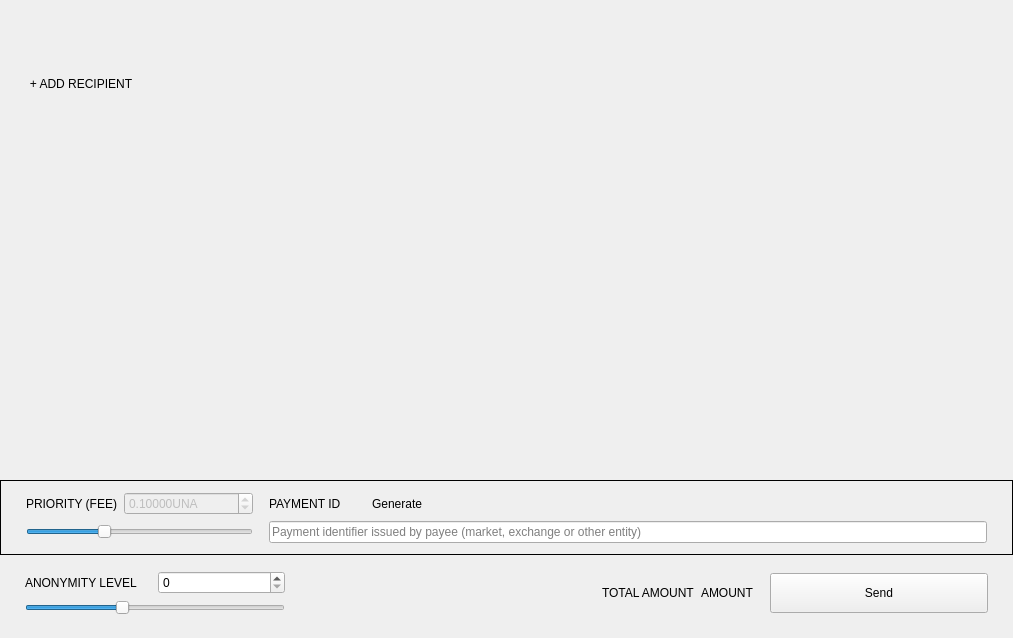
<?xml version="1.0" encoding="UTF-8"?>
<ui version="4.0">
 <class>SendFrame</class>
 <widget class="QFrame" name="SendFrame">
  <property name="geometry">
   <rect>
    <x>0</x>
    <y>0</y>
    <width>866</width>
    <height>638</height>
   </rect>
  </property>
  <property name="windowTitle">
   <string>Frame</string>
  </property>
  <property name="frameShape">
   <enum>QFrame::NoFrame</enum>
  </property>
  <property name="frameShadow">
   <enum>QFrame::Raised</enum>
  </property>
  <layout class="QVBoxLayout" name="verticalLayout">
   <property name="spacing">
    <number>5</number>
   </property>
   <property name="sizeConstraint">
    <enum>QLayout::SetDefaultConstraint</enum>
   </property>
   <property name="leftMargin">
    <number>0</number>
   </property>
   <property name="topMargin">
    <number>0</number>
   </property>
   <property name="rightMargin">
    <number>0</number>
   </property>
   <property name="bottomMargin">
    <number>0</number>
   </property>
   <item>
    <widget class="WalletGui::ResizableScrollArea" name="m_sendScrollarea">
     <property name="enabled">
      <bool>true</bool>
     </property>
     <property name="sizePolicy">
      <sizepolicy hsizetype="MinimumExpanding" vsizetype="Preferred">
       <horstretch>0</horstretch>
       <verstretch>0</verstretch>
      </sizepolicy>
     </property>
     <property name="autoFillBackground">
      <bool>false</bool>
     </property>
     <property name="styleSheet">
      <string notr="true"/>
     </property>
     <property name="frameShape">
      <enum>QFrame::NoFrame</enum>
     </property>
     <property name="sizeAdjustPolicy">
      <enum>QAbstractScrollArea::AdjustToContents</enum>
     </property>
     <property name="widgetResizable">
      <bool>true</bool>
     </property>
     <widget class="QWidget" name="scrollAreaWidgetContents">
      <property name="geometry">
       <rect>
        <x>0</x>
        <y>0</y>
        <width>866</width>
        <height>68</height>
       </rect>
      </property>
      <property name="sizePolicy">
       <sizepolicy hsizetype="Preferred" vsizetype="Preferred">
        <horstretch>0</horstretch>
        <verstretch>0</verstretch>
       </sizepolicy>
      </property>
      <property name="styleSheet">
       <string notr="true"/>
      </property>
      <layout class="QVBoxLayout" name="m_transfersLayout">
       <property name="spacing">
        <number>0</number>
       </property>
       <property name="sizeConstraint">
        <enum>QLayout::SetNoConstraint</enum>
       </property>
       <property name="leftMargin">
        <number>0</number>
       </property>
       <property name="topMargin">
        <number>0</number>
       </property>
       <property name="rightMargin">
        <number>0</number>
       </property>
       <property name="bottomMargin">
        <number>0</number>
       </property>
      </layout>
     </widget>
    </widget>
   </item>
   <item>
    <layout class="QHBoxLayout" name="horizontalLayout_2">
     <property name="spacing">
      <number>0</number>
     </property>
     <item>
      <spacer name="horizontalSpacer_3">
       <property name="orientation">
        <enum>Qt::Horizontal</enum>
       </property>
       <property name="sizeType">
        <enum>QSizePolicy::Fixed</enum>
       </property>
       <property name="sizeHint" stdset="0">
        <size>
         <width>25</width>
         <height>20</height>
        </size>
       </property>
      </spacer>
     </item>
     <item>
      <widget class="WalletGui::WalletNormalLinkLikeButton" name="m_addRecipientButton">
       <property name="cursor">
        <cursorShape>PointingHandCursor</cursorShape>
       </property>
       <property name="focusPolicy">
        <enum>Qt::NoFocus</enum>
       </property>
       <property name="text">
        <string>+ ADD RECIPIENT</string>
       </property>
       <property name="flat">
        <bool>true</bool>
       </property>
      </widget>
     </item>
     <item>
      <spacer name="horizontalSpacer_2">
       <property name="orientation">
        <enum>Qt::Horizontal</enum>
       </property>
       <property name="sizeHint" stdset="0">
        <size>
         <width>478</width>
         <height>17</height>
        </size>
       </property>
      </spacer>
     </item>
    </layout>
   </item>
   <item>
    <spacer name="verticalSpacer_2">
     <property name="orientation">
      <enum>Qt::Vertical</enum>
     </property>
     <property name="sizeType">
      <enum>QSizePolicy::MinimumExpanding</enum>
     </property>
     <property name="sizeHint" stdset="0">
      <size>
       <width>20</width>
       <height>20</height>
      </size>
     </property>
    </spacer>
   </item>
   <item>
    <widget class="QFrame" name="m_sendFeeFrame">
     <property name="sizePolicy">
      <sizepolicy hsizetype="Minimum" vsizetype="Minimum">
       <horstretch>0</horstretch>
       <verstretch>0</verstretch>
      </sizepolicy>
     </property>
     <property name="frameShape">
      <enum>QFrame::Box</enum>
     </property>
     <property name="frameShadow">
      <enum>QFrame::Plain</enum>
     </property>
     <layout class="QGridLayout" name="gridLayout_4">
      <property name="leftMargin">
       <number>25</number>
      </property>
      <property name="topMargin">
       <number>11</number>
      </property>
      <property name="rightMargin">
       <number>25</number>
      </property>
      <property name="bottomMargin">
       <number>11</number>
      </property>
      <item row="0" column="0">
       <widget class="WalletGui::WalletNormalGrayTextLabel" name="label_3">
        <property name="text">
         <string>PRIORITY (FEE)</string>
        </property>
        <property name="alignment">
         <set>Qt::AlignLeading|Qt::AlignLeft|Qt::AlignVCenter</set>
        </property>
       </widget>
      </item>
      <item row="0" column="1">
       <widget class="QDoubleSpinBox" name="m_feeSpin">
        <property name="enabled">
         <bool>false</bool>
        </property>
        <property name="buttonSymbols">
         <enum>QAbstractSpinBox::UpDownArrows</enum>
        </property>
        <property name="suffix">
         <string notr="true">UNA</string>
        </property>
        <property name="decimals">
         <number>5</number>
        </property>
        <property name="minimum">
         <double>0.000100000000000</double>
        </property>
        <property name="maximum">
         <double>999999999.000000000000000</double>
        </property>
        <property name="singleStep">
         <double>0.010000000000000</double>
        </property>
        <property name="value">
         <double>0.100000000000000</double>
        </property>
       </widget>
      </item>
      <item row="1" column="3">
       <widget class="WalletGui::ClearableLineEdit" name="m_paymentIdEdit">
        <property name="styleSheet">
         <string notr="true">[errorState=&quot;true&quot;] {
  border-color: #ef3131;
}</string>
        </property>
        <property name="placeholderText">
         <string>Payment identifier issued by payee (market, exchange or other entity)</string>
        </property>
       </widget>
      </item>
      <item row="0" column="3">
       <layout class="QHBoxLayout" name="horizontalLayout_3">
        <item>
         <widget class="WalletGui::WalletNormalGrayTextLabel" name="m_paymentIdTextLabel">
          <property name="sizePolicy">
           <sizepolicy hsizetype="Minimum" vsizetype="Minimum">
            <horstretch>0</horstretch>
            <verstretch>0</verstretch>
           </sizepolicy>
          </property>
          <property name="text">
           <string>PAYMENT ID</string>
          </property>
          <property name="alignment">
           <set>Qt::AlignLeading|Qt::AlignLeft|Qt::AlignVCenter</set>
          </property>
          <property name="margin">
           <number>0</number>
          </property>
          <property name="indent">
           <number>0</number>
          </property>
         </widget>
        </item>
        <item>
         <spacer name="horizontalSpacer_6">
          <property name="orientation">
           <enum>Qt::Horizontal</enum>
          </property>
          <property name="sizeType">
           <enum>QSizePolicy::Fixed</enum>
          </property>
          <property name="sizeHint" stdset="0">
           <size>
            <width>10</width>
            <height>10</height>
           </size>
          </property>
         </spacer>
        </item>
        <item>
         <widget class="WalletGui::WalletTinyLinkLikeButton" name="m_generatePaymentIdButton">
          <property name="sizePolicy">
           <sizepolicy hsizetype="Minimum" vsizetype="Minimum">
            <horstretch>0</horstretch>
            <verstretch>0</verstretch>
           </sizepolicy>
          </property>
          <property name="cursor">
           <cursorShape>PointingHandCursor</cursorShape>
          </property>
          <property name="focusPolicy">
           <enum>Qt::NoFocus</enum>
          </property>
          <property name="text">
           <string>Generate</string>
          </property>
          <property name="flat">
           <bool>true</bool>
          </property>
         </widget>
        </item>
        <item>
         <spacer name="horizontalSpacer_5">
          <property name="orientation">
           <enum>Qt::Horizontal</enum>
          </property>
          <property name="sizeHint" stdset="0">
           <size>
            <width>40</width>
            <height>10</height>
           </size>
          </property>
         </spacer>
        </item>
       </layout>
      </item>
      <item row="1" column="0" colspan="2">
       <layout class="QGridLayout" name="m_priorityGridLayout">
        <item row="0" column="0">
         <widget class="QSlider" name="m_prioritySlider">
          <property name="minimum">
           <number>1</number>
          </property>
          <property name="maximum">
           <number>4</number>
          </property>
          <property name="pageStep">
           <number>1</number>
          </property>
          <property name="value">
           <number>2</number>
          </property>
          <property name="orientation">
           <enum>Qt::Horizontal</enum>
          </property>
         </widget>
        </item>
       </layout>
      </item>
      <item row="0" column="2">
       <spacer name="horizontalSpacer_7">
        <property name="orientation">
         <enum>Qt::Horizontal</enum>
        </property>
        <property name="sizeType">
         <enum>QSizePolicy::Fixed</enum>
        </property>
        <property name="sizeHint" stdset="0">
         <size>
          <width>10</width>
          <height>20</height>
         </size>
        </property>
       </spacer>
      </item>
     </layout>
    </widget>
   </item>
   <item>
    <widget class="QFrame" name="m_mixinFrame">
     <property name="frameShape">
      <enum>QFrame::NoFrame</enum>
     </property>
     <property name="frameShadow">
      <enum>QFrame::Raised</enum>
     </property>
     <layout class="QGridLayout" name="gridLayout">
      <property name="leftMargin">
       <number>25</number>
      </property>
      <property name="topMargin">
       <number>11</number>
      </property>
      <property name="rightMargin">
       <number>25</number>
      </property>
      <property name="bottomMargin">
       <number>23</number>
      </property>
      <item row="0" column="2" rowspan="2">
       <widget class="QLabel" name="label">
        <property name="text">
         <string/>
        </property>
       </widget>
      </item>
      <item row="0" column="5" rowspan="2">
       <widget class="WalletGui::WalletExtraNormalBlackTextLabel" name="m_totalAmountLabel">
        <property name="text">
         <string>AMOUNT</string>
        </property>
        <property name="indent">
         <number>0</number>
        </property>
       </widget>
      </item>
      <item row="0" column="1">
       <widget class="QSpinBox" name="m_mixinSpin">
        <property name="maximum">
         <number>999999999</number>
        </property>
       </widget>
      </item>
      <item row="0" column="3" rowspan="2">
       <spacer name="horizontalSpacer">
        <property name="orientation">
         <enum>Qt::Horizontal</enum>
        </property>
        <property name="sizeType">
         <enum>QSizePolicy::Fixed</enum>
        </property>
        <property name="sizeHint" stdset="0">
         <size>
          <width>298</width>
          <height>20</height>
         </size>
        </property>
       </spacer>
      </item>
      <item row="1" column="0" colspan="2">
       <widget class="QSlider" name="m_mixinSlider">
        <property name="minimumSize">
         <size>
          <width>260</width>
          <height>0</height>
         </size>
        </property>
        <property name="maximumSize">
         <size>
          <width>260</width>
          <height>16777215</height>
         </size>
        </property>
        <property name="maximum">
         <number>19</number>
        </property>
        <property name="pageStep">
         <number>1</number>
        </property>
        <property name="value">
         <number>7</number>
        </property>
        <property name="tracking">
         <bool>false</bool>
        </property>
        <property name="orientation">
         <enum>Qt::Horizontal</enum>
        </property>
       </widget>
      </item>
      <item row="0" column="7" rowspan="2">
       <widget class="WalletGui::WalletLargeBlueButton" name="m_sendButton">
        <property name="sizePolicy">
         <sizepolicy hsizetype="Fixed" vsizetype="Fixed">
          <horstretch>0</horstretch>
          <verstretch>0</verstretch>
         </sizepolicy>
        </property>
        <property name="minimumSize">
         <size>
          <width>218</width>
          <height>40</height>
         </size>
        </property>
        <property name="maximumSize">
         <size>
          <width>218</width>
          <height>40</height>
         </size>
        </property>
        <property name="focusPolicy">
         <enum>Qt::NoFocus</enum>
        </property>
        <property name="text">
         <string>Send</string>
        </property>
       </widget>
      </item>
      <item row="0" column="4" rowspan="2">
       <widget class="WalletGui::WalletNormalGrayTextLabel" name="label_2">
        <property name="text">
         <string>TOTAL AMOUNT</string>
        </property>
       </widget>
      </item>
      <item row="0" column="0">
       <widget class="WalletGui::WalletNormalGrayTextLabel" name="m_mixinTextLabel">
        <property name="text">
         <string>ANONYMITY LEVEL</string>
        </property>
       </widget>
      </item>
      <item row="0" column="6" rowspan="2">
       <spacer name="horizontalSpacer_4">
        <property name="orientation">
         <enum>Qt::Horizontal</enum>
        </property>
        <property name="sizeType">
         <enum>QSizePolicy::Fixed</enum>
        </property>
        <property name="sizeHint" stdset="0">
         <size>
          <width>10</width>
          <height>20</height>
         </size>
        </property>
       </spacer>
      </item>
     </layout>
    </widget>
   </item>
  </layout>
 </widget>
 <customwidgets>
  <customwidget>
   <class>WalletGui::WalletTinyLinkLikeButton</class>
   <extends>QPushButton</extends>
   <header>Gui/Common/WalletLinkLikeButton.h</header>
  </customwidget>
  <customwidget>
   <class>WalletGui::WalletNormalGrayTextLabel</class>
   <extends>QLabel</extends>
   <header>Gui/Common/WalletTextLabel.h</header>
  </customwidget>
  <customwidget>
   <class>WalletGui::WalletLargeBlueButton</class>
   <extends>QPushButton</extends>
   <header>Gui/Common/WalletBlueButton.h</header>
  </customwidget>
  <customwidget>
   <class>WalletGui::ClearableLineEdit</class>
   <extends>QLineEdit</extends>
   <header>Gui/Common/ClearableLineEdit.h</header>
  </customwidget>
  <customwidget>
   <class>WalletGui::ResizableScrollArea</class>
   <extends>QScrollArea</extends>
   <header>Gui/Common/ResizableScrollArea.h</header>
   <container>1</container>
  </customwidget>
  <customwidget>
   <class>WalletGui::WalletNormalLinkLikeButton</class>
   <extends>QPushButton</extends>
   <header>Gui/Common/WalletLinkLikeButton.h</header>
  </customwidget>
  <customwidget>
   <class>WalletGui::WalletExtraNormalBlackTextLabel</class>
   <extends>QLabel</extends>
   <header>Gui/Common/WalletTextLabel.h</header>
  </customwidget>
 </customwidgets>
 <tabstops>
  <tabstop>m_paymentIdEdit</tabstop>
  <tabstop>m_mixinSlider</tabstop>
  <tabstop>m_sendScrollarea</tabstop>
 </tabstops>
 <resources/>
 <connections>
  <connection>
   <sender>m_sendButton</sender>
   <signal>clicked()</signal>
   <receiver>SendFrame</receiver>
   <slot>sendClicked()</slot>
   <hints>
    <hint type="sourcelabel">
     <x>53</x>
     <y>561</y>
    </hint>
    <hint type="destinationlabel">
     <x>432</x>
     <y>294</y>
    </hint>
   </hints>
  </connection>
  <connection>
   <sender>m_mixinSlider</sender>
   <signal>valueChanged(int)</signal>
   <receiver>SendFrame</receiver>
   <slot>mixinValueChanged(int)</slot>
   <hints>
    <hint type="sourcelabel">
     <x>221</x>
     <y>520</y>
    </hint>
    <hint type="destinationlabel">
     <x>432</x>
     <y>294</y>
    </hint>
   </hints>
  </connection>
  <connection>
   <sender>m_addRecipientButton</sender>
   <signal>clicked()</signal>
   <receiver>SendFrame</receiver>
   <slot>addRecipientClicked()</slot>
   <hints>
    <hint type="sourcelabel">
     <x>78</x>
     <y>414</y>
    </hint>
    <hint type="destinationlabel">
     <x>432</x>
     <y>294</y>
    </hint>
   </hints>
  </connection>
  <connection>
   <sender>m_paymentIdEdit</sender>
   <signal>textChanged(QString)</signal>
   <receiver>SendFrame</receiver>
   <slot>validatePaymentId(QString)</slot>
   <hints>
    <hint type="sourcelabel">
     <x>538</x>
     <y>521</y>
    </hint>
    <hint type="destinationlabel">
     <x>432</x>
     <y>318</y>
    </hint>
   </hints>
  </connection>
  <connection>
   <sender>m_mixinSpin</sender>
   <signal>valueChanged(int)</signal>
   <receiver>SendFrame</receiver>
   <slot>mixinValueChanged(int)</slot>
   <hints>
    <hint type="sourcelabel">
     <x>201</x>
     <y>575</y>
    </hint>
    <hint type="destinationlabel">
     <x>432</x>
     <y>318</y>
    </hint>
   </hints>
  </connection>
  <connection>
   <sender>m_generatePaymentIdButton</sender>
   <signal>clicked()</signal>
   <receiver>SendFrame</receiver>
   <slot>generatePaymentIdClicked()</slot>
   <hints>
    <hint type="sourcelabel">
     <x>314</x>
     <y>494</y>
    </hint>
    <hint type="destinationlabel">
     <x>432</x>
     <y>318</y>
    </hint>
   </hints>
  </connection>
  <connection>
   <sender>m_prioritySlider</sender>
   <signal>valueChanged(int)</signal>
   <receiver>SendFrame</receiver>
   <slot>priorityValueChanged(int)</slot>
   <hints>
    <hint type="sourcelabel">
     <x>126</x>
     <y>528</y>
    </hint>
    <hint type="destinationlabel">
     <x>432</x>
     <y>318</y>
    </hint>
   </hints>
  </connection>
 </connections>
 <slots>
  <slot>sendClicked()</slot>
  <slot>clearAllClicked()</slot>
  <slot>addRecipientClicked()</slot>
  <slot>mixinValueChanged(int)</slot>
  <slot>priorityValueChanged(int)</slot>
  <slot>validatePaymentId(QString)</slot>
  <slot>generatePaymentIdClicked()</slot>
 </slots>
</ui>
